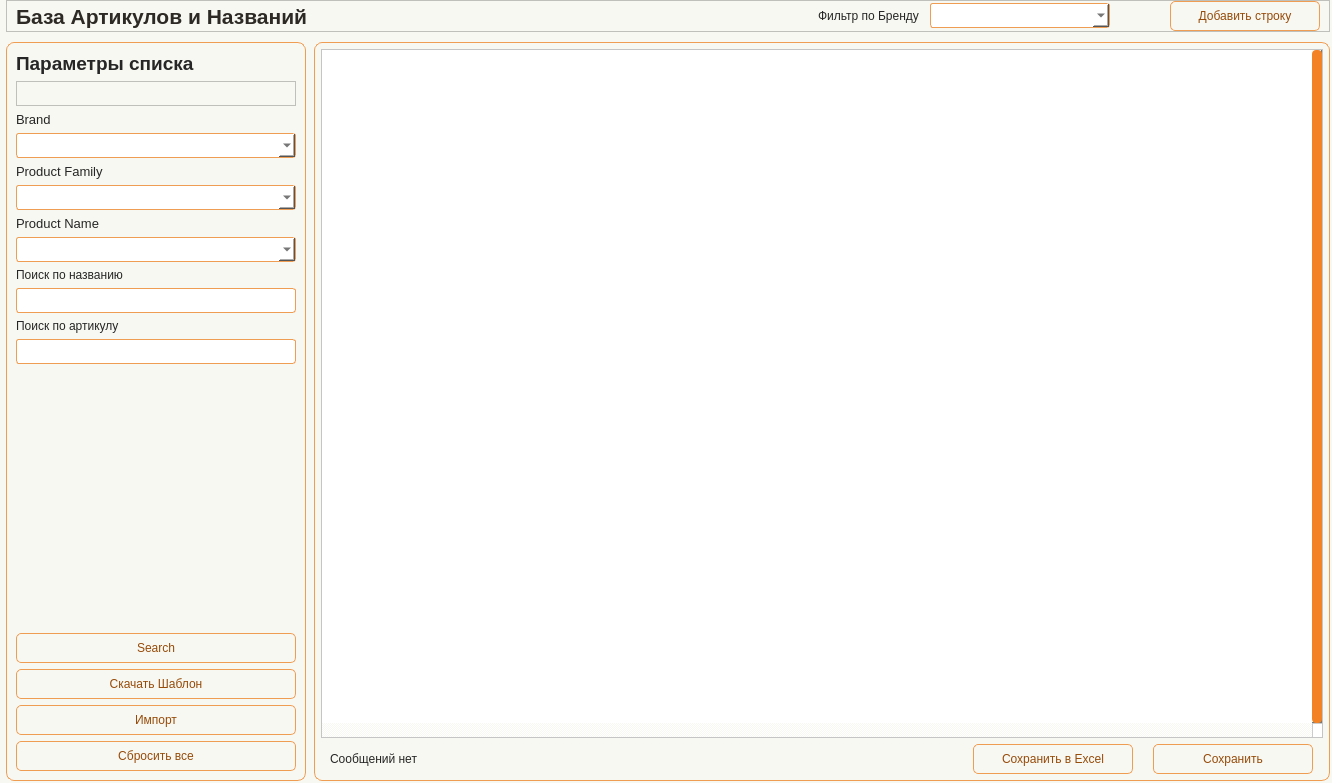
<?xml version="1.0" encoding="UTF-8"?>
<ui version="4.0">
 <class>Form</class>
 <widget class="QWidget" name="Form">
  <property name="geometry">
   <rect>
    <x>0</x>
    <y>0</y>
    <width>1332</width>
    <height>783</height>
   </rect>
  </property>
  <property name="minimumSize">
   <size>
    <width>930</width>
    <height>650</height>
   </size>
  </property>
  <property name="windowTitle">
   <string>Form</string>
  </property>
  <property name="styleSheet">
   <string notr="true">/* ===== BASE PREVIEW STYLE FOR DESIGNER ===== */

QWidget {
    background-color: #f8f8f2;
    color: #262626;
    font: 10pt &quot;Tahoma&quot;;
}

/* ===== LABELS ===== */

QLabel {
    color: #262626;
}

#Title_label {
    font: 16pt &quot;Tahoma&quot;;
    font-weight: 700;
    color: #2D2A26;
}

QLabel#label_filter_title {
    font: 14pt &quot;Tahoma&quot;;
    font-weight: 700;
}

/* ===== INPUTS ===== */

QLineEdit, QComboBox, QDateEdit {
    border: 1px solid #f09d54;
    border-radius: 3px;
    padding: 2px;
    background-color: #ffffff;
    color: #262626;
}

/* ===== BUTTONS ===== */

QPushButton {
    border: 1px solid #f09d54;
    border-radius: 5px;
    background-color: #f8f8f2;
    color: #964b09;
    padding: 4px;
}

/* ===== TABLE ===== */

QTableWidget {
    background-color: #ffffff;
    gridline-color: #f28223;
    selection-background-color: #f5d3b5;
    selection-color: #262626;
}

QHeaderView::section {
    background-color: #f5d3b5;
    border: 1px solid #f28223;
    padding: 3px;
}

/* ===== FRAMES ===== */

QFrame#frame_LeftPanel, 
QFrame#frame_RightPanel {
    border: 1px solid #f28223;
    border-radius: 5px;
}

/* ===== SCROLL ===== */

QScrollBar:vertical {
    background: #f8f8f2;
    width: 10px;
}

QScrollBar::handle:vertical {
    background: #f28223;
    border-radius: 4px;
}</string>
  </property>
  <layout class="QHBoxLayout" name="horizontalLayout">
   <property name="leftMargin">
    <number>0</number>
   </property>
   <property name="topMargin">
    <number>0</number>
   </property>
   <property name="rightMargin">
    <number>0</number>
   </property>
   <property name="bottomMargin">
    <number>0</number>
   </property>
   <item>
    <widget class="QWidget" name="widget" native="true">
     <layout class="QVBoxLayout" name="verticalLayout">
      <property name="spacing">
       <number>10</number>
      </property>
      <property name="leftMargin">
       <number>6</number>
      </property>
      <property name="topMargin">
       <number>0</number>
      </property>
      <property name="rightMargin">
       <number>2</number>
      </property>
      <property name="bottomMargin">
       <number>2</number>
      </property>
      <item>
       <widget class="QFrame" name="frame_2">
        <property name="minimumSize">
         <size>
          <width>0</width>
          <height>32</height>
         </size>
        </property>
        <property name="maximumSize">
         <size>
          <width>16777215</width>
          <height>32</height>
         </size>
        </property>
        <property name="frameShape">
         <enum>QFrame::Shape::StyledPanel</enum>
        </property>
        <property name="frameShadow">
         <enum>QFrame::Shadow::Raised</enum>
        </property>
        <layout class="QHBoxLayout" name="horizontalLayout_2">
         <property name="spacing">
          <number>0</number>
         </property>
         <property name="topMargin">
          <number>0</number>
         </property>
         <property name="bottomMargin">
          <number>0</number>
         </property>
         <item>
          <widget class="QLabel" name="Title_label">
           <property name="minimumSize">
            <size>
             <width>0</width>
             <height>30</height>
            </size>
           </property>
           <property name="maximumSize">
            <size>
             <width>16777215</width>
             <height>40</height>
            </size>
           </property>
           <property name="font">
            <font>
             <family>Tahoma</family>
             <pointsize>16</pointsize>
             <italic>false</italic>
             <bold>true</bold>
            </font>
           </property>
           <property name="layoutDirection">
            <enum>Qt::LayoutDirection::LeftToRight</enum>
           </property>
           <property name="text">
            <string>База Артикулов и Названий</string>
           </property>
          </widget>
         </item>
         <item>
          <spacer name="horizontalSpacer_top">
           <property name="orientation">
            <enum>Qt::Orientation::Horizontal</enum>
           </property>
           <property name="sizeHint" stdset="0">
            <size>
             <width>841</width>
             <height>20</height>
            </size>
           </property>
          </spacer>
         </item>
         <item>
          <widget class="QLabel" name="label_6">
           <property name="minimumSize">
            <size>
             <width>112</width>
             <height>0</height>
            </size>
           </property>
           <property name="text">
            <string>Фильтр по Бренду</string>
           </property>
          </widget>
         </item>
         <item>
          <widget class="QComboBox" name="comboBox">
           <property name="minimumSize">
            <size>
             <width>180</width>
             <height>25</height>
            </size>
           </property>
          </widget>
         </item>
         <item>
          <spacer name="horizontalSpacer">
           <property name="orientation">
            <enum>Qt::Orientation::Horizontal</enum>
           </property>
           <property name="sizeType">
            <enum>QSizePolicy::Policy::Fixed</enum>
           </property>
           <property name="sizeHint" stdset="0">
            <size>
             <width>60</width>
             <height>20</height>
            </size>
           </property>
          </spacer>
         </item>
         <item>
          <widget class="QPushButton" name="btn_AddLine">
           <property name="minimumSize">
            <size>
             <width>150</width>
             <height>30</height>
            </size>
           </property>
           <property name="maximumSize">
            <size>
             <width>150</width>
             <height>30</height>
            </size>
           </property>
           <property name="text">
            <string>Добавить строку</string>
           </property>
           <property name="icon">
            <iconset resource="../resource.qrc">
             <normaloff>:/icon/icon/plus-circle — копия — копия.svg</normaloff>:/icon/icon/plus-circle — копия — копия.svg</iconset>
           </property>
          </widget>
         </item>
        </layout>
       </widget>
      </item>
      <item>
       <widget class="QFrame" name="frame_Content">
        <property name="frameShape">
         <enum>QFrame::Shape::NoFrame</enum>
        </property>
        <property name="frameShadow">
         <enum>QFrame::Shadow::Plain</enum>
        </property>
        <layout class="QHBoxLayout" name="horizontalLayout_content">
         <property name="spacing">
          <number>8</number>
         </property>
         <property name="leftMargin">
          <number>0</number>
         </property>
         <property name="topMargin">
          <number>0</number>
         </property>
         <property name="rightMargin">
          <number>0</number>
         </property>
         <property name="bottomMargin">
          <number>0</number>
         </property>
         <item>
          <widget class="QFrame" name="frame_LeftPanel">
           <property name="minimumSize">
            <size>
             <width>280</width>
             <height>0</height>
            </size>
           </property>
           <property name="maximumSize">
            <size>
             <width>300</width>
             <height>16777215</height>
            </size>
           </property>
           <property name="styleSheet">
            <string notr="true">#frame_LeftPanel {border: 1px solid #f09d54; border-radius: 8px;}</string>
           </property>
           <property name="frameShape">
            <enum>QFrame::Shape::StyledPanel</enum>
           </property>
           <property name="frameShadow">
            <enum>QFrame::Shadow::Raised</enum>
           </property>
           <layout class="QVBoxLayout" name="verticalLayout_left">
            <item>
             <widget class="QLabel" name="label_filter_title">
              <property name="font">
               <font>
                <family>Tahoma</family>
                <pointsize>14</pointsize>
                <italic>false</italic>
                <bold>true</bold>
               </font>
              </property>
              <property name="text">
               <string>Параметры списка</string>
              </property>
             </widget>
            </item>
            <item>
             <widget class="QFrame" name="frame">
              <property name="minimumSize">
               <size>
                <width>0</width>
                <height>25</height>
               </size>
              </property>
              <property name="maximumSize">
               <size>
                <width>16777215</width>
                <height>25</height>
               </size>
              </property>
              <property name="frameShape">
               <enum>QFrame::Shape::StyledPanel</enum>
              </property>
              <property name="frameShadow">
               <enum>QFrame::Shadow::Raised</enum>
              </property>
             </widget>
            </item>
            <item>
             <widget class="QLabel" name="label_5">
              <property name="font">
               <font>
                <family>Tahoma</family>
                <pointsize>10</pointsize>
                <italic>false</italic>
                <bold>false</bold>
               </font>
              </property>
              <property name="text">
               <string>Brand</string>
              </property>
             </widget>
            </item>
            <item>
             <widget class="QComboBox" name="line_Brand">
              <property name="minimumSize">
               <size>
                <width>0</width>
                <height>25</height>
               </size>
              </property>
              <property name="maximumSize">
               <size>
                <width>16777215</width>
                <height>25</height>
               </size>
              </property>
              <property name="currentText">
               <string/>
              </property>
              <property name="currentIndex">
               <number>-1</number>
              </property>
             </widget>
            </item>
            <item>
             <widget class="QLabel" name="label_4">
              <property name="font">
               <font>
                <family>Tahoma</family>
                <pointsize>10</pointsize>
                <italic>false</italic>
                <bold>false</bold>
               </font>
              </property>
              <property name="text">
               <string>Product Family</string>
              </property>
             </widget>
            </item>
            <item>
             <widget class="QComboBox" name="line_Prod_Fam">
              <property name="minimumSize">
               <size>
                <width>0</width>
                <height>25</height>
               </size>
              </property>
              <property name="maximumSize">
               <size>
                <width>16777215</width>
                <height>25</height>
               </size>
              </property>
             </widget>
            </item>
            <item>
             <widget class="QLabel" name="label_3">
              <property name="font">
               <font>
                <family>Tahoma</family>
                <pointsize>10</pointsize>
                <italic>false</italic>
                <bold>false</bold>
               </font>
              </property>
              <property name="text">
               <string>Product Name</string>
              </property>
             </widget>
            </item>
            <item>
             <widget class="QComboBox" name="line_Prod_name">
              <property name="minimumSize">
               <size>
                <width>200</width>
                <height>25</height>
               </size>
              </property>
              <property name="maximumSize">
               <size>
                <width>16777215</width>
                <height>25</height>
               </size>
              </property>
             </widget>
            </item>
            <item>
             <widget class="QLabel" name="label">
              <property name="text">
               <string>Поиск по названию</string>
              </property>
             </widget>
            </item>
            <item>
             <widget class="QLineEdit" name="line_NameSearch">
              <property name="minimumSize">
               <size>
                <width>0</width>
                <height>25</height>
               </size>
              </property>
              <property name="maximumSize">
               <size>
                <width>16777215</width>
                <height>25</height>
               </size>
              </property>
             </widget>
            </item>
            <item>
             <widget class="QLabel" name="label_2">
              <property name="text">
               <string>Поиск по артикулу</string>
              </property>
             </widget>
            </item>
            <item>
             <widget class="QLineEdit" name="line_ArticleSearch">
              <property name="minimumSize">
               <size>
                <width>0</width>
                <height>25</height>
               </size>
              </property>
              <property name="maximumSize">
               <size>
                <width>16777215</width>
                <height>25</height>
               </size>
              </property>
             </widget>
            </item>
            <item>
             <spacer name="verticalSpacer_filters">
              <property name="orientation">
               <enum>Qt::Orientation::Vertical</enum>
              </property>
              <property name="sizeHint" stdset="0">
               <size>
                <width>20</width>
                <height>450</height>
               </size>
              </property>
             </spacer>
            </item>
            <item>
             <widget class="QPushButton" name="btn_Search">
              <property name="minimumSize">
               <size>
                <width>0</width>
                <height>30</height>
               </size>
              </property>
              <property name="maximumSize">
               <size>
                <width>16777215</width>
                <height>30</height>
               </size>
              </property>
              <property name="text">
               <string>Search</string>
              </property>
              <property name="icon">
               <iconset resource="../resource.qrc">
                <normaloff>:/icon/icon/search — копия — копия.svg</normaloff>:/icon/icon/search — копия — копия.svg</iconset>
              </property>
             </widget>
            </item>
            <item>
             <widget class="QPushButton" name="btn_DownFile">
              <property name="minimumSize">
               <size>
                <width>0</width>
                <height>30</height>
               </size>
              </property>
              <property name="maximumSize">
               <size>
                <width>16777215</width>
                <height>30</height>
               </size>
              </property>
              <property name="text">
               <string>Скачать Шаблон</string>
              </property>
              <property name="icon">
               <iconset resource="../resource.qrc">
                <normaloff>:/icon/icon/arrow-down-circle — копия — копия.svg</normaloff>:/icon/icon/arrow-down-circle — копия — копия.svg</iconset>
              </property>
             </widget>
            </item>
            <item>
             <widget class="QPushButton" name="btn_Import">
              <property name="minimumSize">
               <size>
                <width>0</width>
                <height>30</height>
               </size>
              </property>
              <property name="maximumSize">
               <size>
                <width>16777215</width>
                <height>30</height>
               </size>
              </property>
              <property name="text">
               <string>Импорт</string>
              </property>
              <property name="icon">
               <iconset resource="../resource.qrc">
                <normaloff>:/icon/icon/arrow-up-circle — копия — копия.svg</normaloff>:/icon/icon/arrow-up-circle — копия — копия.svg</iconset>
              </property>
             </widget>
            </item>
            <item>
             <widget class="QPushButton" name="btn_Reset">
              <property name="minimumSize">
               <size>
                <width>0</width>
                <height>30</height>
               </size>
              </property>
              <property name="maximumSize">
               <size>
                <width>16777215</width>
                <height>30</height>
               </size>
              </property>
              <property name="text">
               <string>Сбросить все</string>
              </property>
              <property name="icon">
               <iconset resource="../resource.qrc">
                <normaloff>:/icon/icon/sun — копия — копия.svg</normaloff>:/icon/icon/sun — копия — копия.svg</iconset>
              </property>
             </widget>
            </item>
           </layout>
          </widget>
         </item>
         <item>
          <widget class="QFrame" name="frame_RightPanel">
           <property name="styleSheet">
            <string notr="true">#frame_RightPanel {border: 1px solid #f09d54; border-radius: 8px;}</string>
           </property>
           <property name="frameShape">
            <enum>QFrame::Shape::StyledPanel</enum>
           </property>
           <property name="frameShadow">
            <enum>QFrame::Shadow::Raised</enum>
           </property>
           <layout class="QVBoxLayout" name="verticalLayout_right">
            <property name="spacing">
             <number>6</number>
            </property>
            <property name="leftMargin">
             <number>6</number>
            </property>
            <property name="topMargin">
             <number>6</number>
            </property>
            <property name="rightMargin">
             <number>6</number>
            </property>
            <property name="bottomMargin">
             <number>6</number>
            </property>
            <item>
             <layout class="QHBoxLayout" name="horizontalLayout_topRight">
              <property name="spacing">
               <number>6</number>
              </property>
              <property name="leftMargin">
               <number>0</number>
              </property>
              <property name="topMargin">
               <number>0</number>
              </property>
              <property name="rightMargin">
               <number>0</number>
              </property>
              <property name="bottomMargin">
               <number>0</number>
              </property>
             </layout>
            </item>
            <item>
             <widget class="QTableWidget" name="table">
              <property name="verticalScrollBarPolicy">
               <enum>Qt::ScrollBarPolicy::ScrollBarAlwaysOn</enum>
              </property>
              <property name="horizontalScrollBarPolicy">
               <enum>Qt::ScrollBarPolicy::ScrollBarAlwaysOn</enum>
              </property>
              <property name="sizeAdjustPolicy">
               <enum>QAbstractScrollArea::SizeAdjustPolicy::AdjustToContents</enum>
              </property>
              <property name="autoScrollMargin">
               <number>10</number>
              </property>
              <property name="selectionMode">
               <enum>QAbstractItemView::SelectionMode::SingleSelection</enum>
              </property>
              <property name="textElideMode">
               <enum>Qt::TextElideMode::ElideMiddle</enum>
              </property>
              <property name="sortingEnabled">
               <bool>true</bool>
              </property>
              <property name="wordWrap">
               <bool>false</bool>
              </property>
              <property name="rowCount">
               <number>0</number>
              </property>
              <property name="columnCount">
               <number>0</number>
              </property>
              <attribute name="horizontalHeaderCascadingSectionResizes">
               <bool>true</bool>
              </attribute>
              <attribute name="horizontalHeaderMinimumSectionSize">
               <number>55</number>
              </attribute>
              <attribute name="horizontalHeaderDefaultSectionSize">
               <number>100</number>
              </attribute>
              <attribute name="horizontalHeaderShowSortIndicator" stdset="0">
               <bool>true</bool>
              </attribute>
              <attribute name="horizontalHeaderStretchLastSection">
               <bool>true</bool>
              </attribute>
              <attribute name="verticalHeaderVisible">
               <bool>false</bool>
              </attribute>
              <attribute name="verticalHeaderCascadingSectionResizes">
               <bool>true</bool>
              </attribute>
              <attribute name="verticalHeaderMinimumSectionSize">
               <number>24</number>
              </attribute>
              <attribute name="verticalHeaderDefaultSectionSize">
               <number>25</number>
              </attribute>
              <attribute name="verticalHeaderHighlightSections">
               <bool>false</bool>
              </attribute>
             </widget>
            </item>
            <item>
             <widget class="QFrame" name="frame_Update">
              <property name="minimumSize">
               <size>
                <width>0</width>
                <height>0</height>
               </size>
              </property>
              <property name="maximumSize">
               <size>
                <width>16777215</width>
                <height>50</height>
               </size>
              </property>
              <layout class="QHBoxLayout" name="horizontalLayout_5">
               <property name="spacing">
                <number>0</number>
               </property>
               <property name="leftMargin">
                <number>0</number>
               </property>
               <property name="topMargin">
                <number>0</number>
               </property>
               <property name="rightMargin">
                <number>0</number>
               </property>
               <property name="bottomMargin">
                <number>0</number>
               </property>
               <item>
                <widget class="QFrame" name="frame_4">
                 <property name="minimumSize">
                  <size>
                   <width>0</width>
                   <height>0</height>
                  </size>
                 </property>
                 <layout class="QVBoxLayout" name="verticalLayout_5">
                  <property name="leftMargin">
                   <number>9</number>
                  </property>
                  <property name="topMargin">
                   <number>0</number>
                  </property>
                  <property name="rightMargin">
                   <number>0</number>
                  </property>
                  <property name="bottomMargin">
                   <number>0</number>
                  </property>
                  <item>
                   <widget class="QLabel" name="label_msg">
                    <property name="text">
                     <string>Сообщений нет</string>
                    </property>
                   </widget>
                  </item>
                 </layout>
                </widget>
               </item>
               <item>
                <widget class="QFrame" name="frame_3">
                 <property name="minimumSize">
                  <size>
                   <width>180</width>
                   <height>30</height>
                  </size>
                 </property>
                 <property name="maximumSize">
                  <size>
                   <width>180</width>
                   <height>30</height>
                  </size>
                 </property>
                 <property name="frameShadow">
                  <enum>QFrame::Shadow::Raised</enum>
                 </property>
                 <layout class="QHBoxLayout" name="horizontalLayout_4">
                  <property name="spacing">
                   <number>0</number>
                  </property>
                  <property name="leftMargin">
                   <number>0</number>
                  </property>
                  <property name="topMargin">
                   <number>0</number>
                  </property>
                  <property name="rightMargin">
                   <number>0</number>
                  </property>
                  <property name="bottomMargin">
                   <number>0</number>
                  </property>
                  <item>
                   <widget class="QPushButton" name="btn_SaveExcel">
                    <property name="minimumSize">
                     <size>
                      <width>160</width>
                      <height>30</height>
                     </size>
                    </property>
                    <property name="maximumSize">
                     <size>
                      <width>160</width>
                      <height>30</height>
                     </size>
                    </property>
                    <property name="text">
                     <string>Сохранить в Excel</string>
                    </property>
                    <property name="icon">
                     <iconset resource="../resource.qrc">
                      <normaloff>:/icon/icon/download — копия — копия.svg</normaloff>:/icon/icon/download — копия — копия.svg</iconset>
                    </property>
                   </widget>
                  </item>
                 </layout>
                </widget>
               </item>
               <item>
                <widget class="QFrame" name="frame_5">
                 <property name="minimumSize">
                  <size>
                   <width>180</width>
                   <height>30</height>
                  </size>
                 </property>
                 <property name="maximumSize">
                  <size>
                   <width>180</width>
                   <height>30</height>
                  </size>
                 </property>
                 <layout class="QHBoxLayout" name="horizontalLayout_3">
                  <property name="spacing">
                   <number>0</number>
                  </property>
                  <property name="leftMargin">
                   <number>0</number>
                  </property>
                  <property name="topMargin">
                   <number>0</number>
                  </property>
                  <property name="rightMargin">
                   <number>0</number>
                  </property>
                  <property name="bottomMargin">
                   <number>0</number>
                  </property>
                  <item>
                   <widget class="QPushButton" name="btn_Save">
                    <property name="minimumSize">
                     <size>
                      <width>160</width>
                      <height>30</height>
                     </size>
                    </property>
                    <property name="maximumSize">
                     <size>
                      <width>160</width>
                      <height>30</height>
                     </size>
                    </property>
                    <property name="text">
                     <string>Сохранить</string>
                    </property>
                    <property name="icon">
                     <iconset resource="../resource.qrc">
                      <normaloff>:/icon/icon/save — копия — копия.svg</normaloff>:/icon/icon/save — копия — копия.svg</iconset>
                    </property>
                   </widget>
                  </item>
                 </layout>
                </widget>
               </item>
              </layout>
             </widget>
            </item>
           </layout>
          </widget>
         </item>
        </layout>
       </widget>
      </item>
     </layout>
    </widget>
   </item>
  </layout>
 </widget>
 <resources>
  <include location="../resource.qrc"/>
 </resources>
 <connections/>
</ui>
